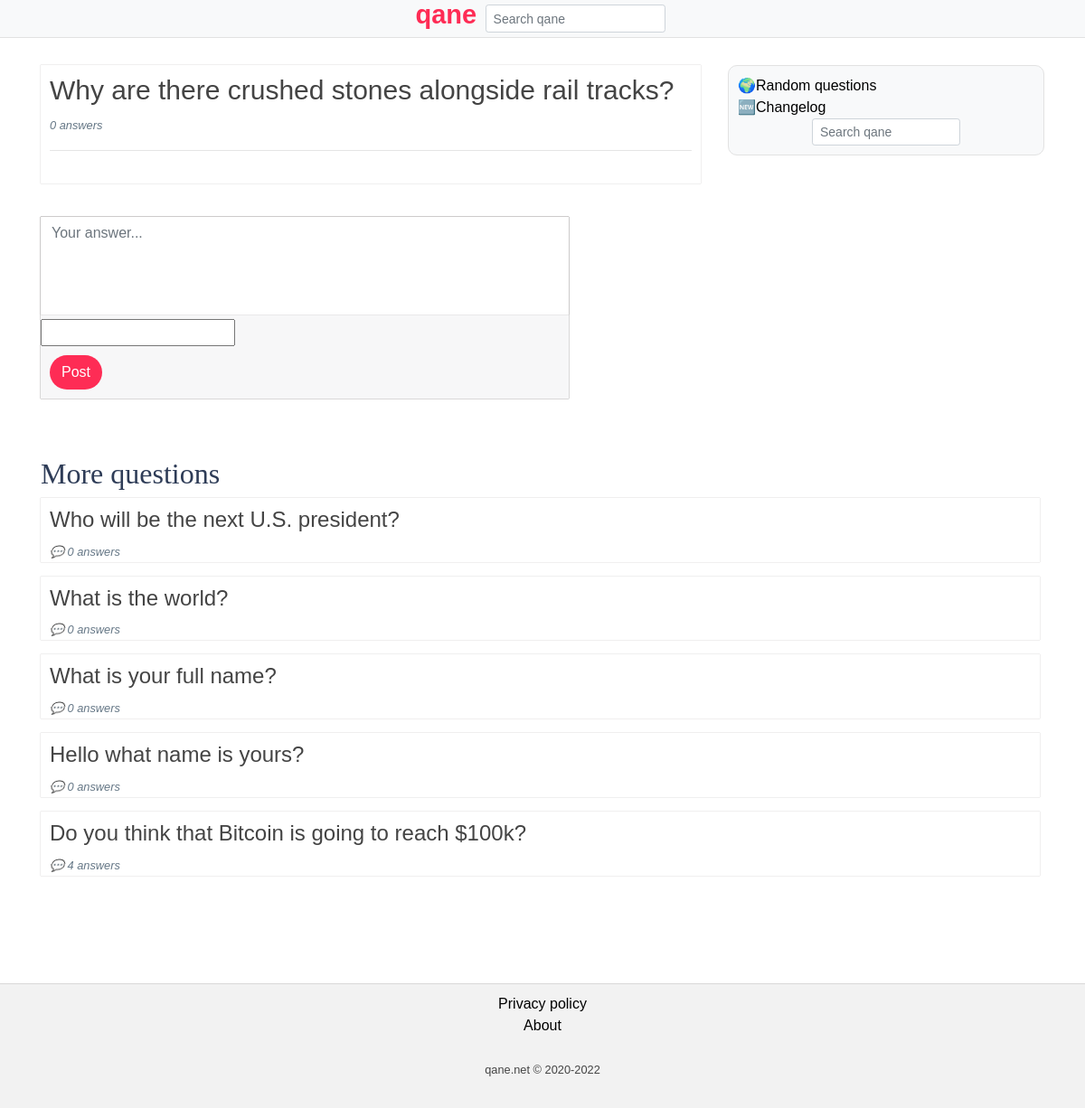
The app's page /2/why-are-th/ with its own data.
### index/models.py (models this page shows, shortened)
class Question(models.Model):
    questionTitle = models.TextField()
    questionViews = models.BigIntegerField(default=0)
    ip = models.GenericIPAddressField(null=True)
    slug = models.SlugField(null=True)
    timestamp = models.DateTimeField(auto_now_add=True)

### index/views.py (the view)
# urls.py: path('<int:id>/<slug>/', views.question, name="question"),
def question(request, id, slug):
    http_x_forwarded_for = request.META.get('HTTP_X_FORWARDED_FOR')
    if http_x_forwarded_for:
        ip = http_x_forwarded_for.split(',')[0]
    else:
        ip = request.META.get('REMOTE_ADDR')
    if BlockedIP.objects.filter(ip=ip).exists():
        return HttpResponse('IP banned')
    question = Question.objects.get(id=id)
    if not question.slug == slug[:255]:
        return redirect('index')
    question.questionViews = question.questionViews + 1
    question.save()
    comment = Comment.objects.filter(questionId=id).order_by('timestamp')
    randomNumber = randint(10,20)
    randomNumberModified = randomNumber - 10
    otherQuestions = Question.objects.all()[randomNumberModified:randomNumber]
    form = MyForm()
    return render(request, 'index/question.html', {'question':question, 'comment':comment, 'otherQuestions':otherQuestions, 'form':form})

### index/forms.py
class MyForm(forms.Form):
   captcha=CaptchaField()

### index/templates/index/question.html (shortened to what this page needs)
{% extends 'index/base.html' %}
{% block bodyClass %}itemscope itemtype="https://schema.org/QAPage"{% endblock %}
{% block content %}
<div class="row">
  <div itemprop="mainEntity" itemscope itemtype="https://schema.org/Question" class="col-sm-8">
    <div class="acceptedAnswer">
      <h1 itemprop="name">{{question.questionTitle}}</h1>
      <p class="answerCount"><i><small><span itemprop="answerCount">{{comment.count}}</span> answers</small></i></p>
      <hr>
    </div>
    {% if comment.count <= 39 %}
    <div id="createComment">
      <form action="{% url 'postComment' question.id %}" method="post">
        <div class="form-group">
          <textarea name="commentText" rows="4" minlength="5" required class="form-control" placeholder="Your answer..." id="commentText"></textarea>
          {{form.captcha}}
          <br>
          <input type="submit" class="btn btn-default commentButton" value="Post">
        </div>
      </form>
    </div>
    {% endif %}
    <br><br>
  </div>
  <div class="col-sm-4">
    <div class="moreLinks">
      <a href="{% url 'randomQuestion' %}">🌍Random questions</a>
      <br>
      <a href="{% url 'changelog' %}">🆕Changelog</a>
      <br>
      <form action="{% url 'search' %}" method="get">
        <input type="text" name="q" class="form-control form-control-sm mx-auto search" autocomplete="off" placeholder="Search qane">
      </form>
    </div>
  </div>
</div>
<h2>More questions</h2>
<div class="latestQuestions" id="latestQuestions">
  {% for i in otherQuestions %}
  <div class="questions" onclick="window.location.href='{% url 'question' i.id i.slug|slice:255 %}'">
    <h4><a href="{% url 'question' i.id i.slug|slice:255 %}" class="questionTitle">{{i.questionTitle}}</a></h4>
    <p class="answerCount">
      <i>
        <small>💬 {{i.comments.count}} answers</small>
      </i>
    </p>
  </div>
  {% endfor %}
</div>
{% endblock %}

### records on screen
Question: questionTitle "Why are there crushed stones alongside rail tracks?"
Question: questionTitle "Who will be the next U.S. president?", comments.count "0"
Question: questionTitle "What is the world?", comments.count "0"
Question: questionTitle "What is your full name?", comments.count "0"
Question: questionTitle "Hello what name is yours?", comments.count "0"
Question: questionTitle "Do you think that Bitcoin is going to reach $100k?", comments.count "4"

### other values on screen
{{ comment.count }} "0"
